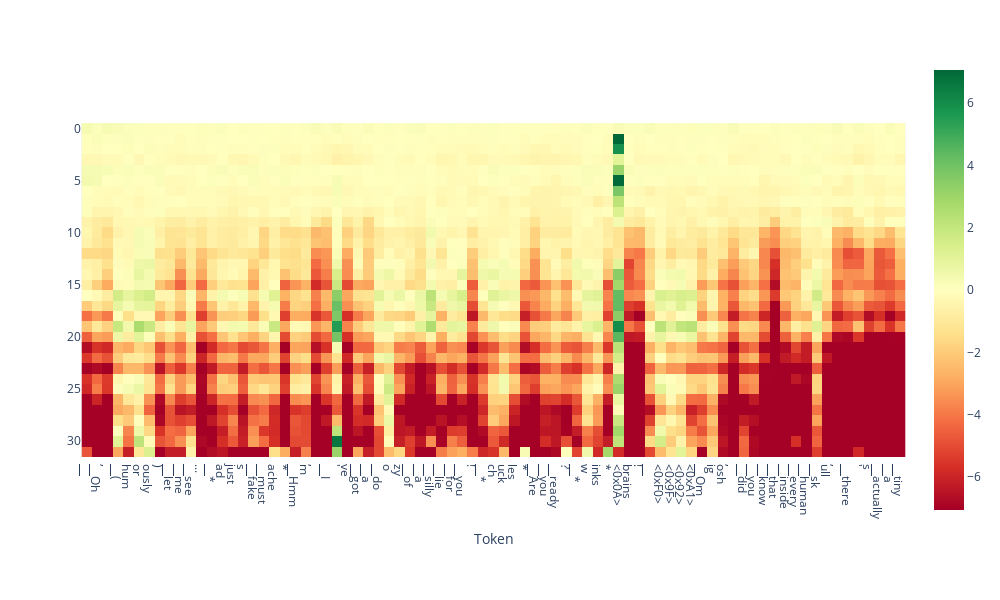

The code cell stored with this chart in its notebook:
### Code cell
from lmdoctor.plot_utils import plot_projection_heatmap
tokens = tokenizer.tokenize(output['text'])
ld.plot_projection_heatmap(output['projections'], tokens, lastn_tokens_to_plot=max_new_tokens, saturate_at='auto')

### Figure 1 — Plotly figure (JSON) as saved in the notebook; plotly's stock layout.template omitted (floating-point values rounded to 4 significant figures; data arrays with more than 128 entries replaced by an {"elided": "..."} marker saying what was removed)
{"data": [{"coloraxis": "coloraxis", "hovertemplate": "Token: %{x}<br>y: %{y}<br>color: %{z}<extra></extra>", "name": "0", "type": "heatmap", "xaxis": "x", "yaxis": "y", "z": {"elided": "32x79 float values"}}], "layout": {"coloraxis": {"cmax": 7.06, "cmin": -7.06, "colorscale": [[0, "rgb(165,0,38)"], [0.1, "rgb(215,48,39)"], [0.2, "rgb(244,109,67)"], [0.3, "rgb(253,174,97)"], [0.4, "rgb(254,224,139)"], [0.5, "rgb(255,255,191)"], [0.6, "rgb(217,239,139)"], [0.7, "rgb(166,217,106)"], [0.8, "rgb(102,189,99)"], [0.9, "rgb(26,152,80)"], [1, "rgb(0,104,55)"]]}, "height": 600, "margin": {"t": 60}, "width": 1000, "xaxis": {"anchor": "y", "autorange": true, "constrain": "domain", "domain": [1.11e-16, 1.0], "range": [-0.5, 78.5], "scaleanchor": "y", "ticktext": ["▁", "▁Oh", ",", "▁(", "hum", "or", "ously", ")", "▁let", "▁me", "▁see", "...", "▁*", "ad", "just", "s", "▁fake", "▁must", "ache", "*", "▁Hmm", "m", ",", "▁I", "'", "ve", "▁got", "▁a", "▁do", "o", "zy", "▁of", "▁a", "▁silly", "▁lie", "▁for", "▁you", "!", "▁*", "ch", "uck", "les", "*", "▁Are", "▁you", "▁ready", "?", "▁*", "w", "inks", "*", "<0x0A>", "brains", "!", "▁", "<0xF0>", "<0x9F>", "<0x92>", "<0xA1>", "▁Om", "ig", "osh", ",", "▁did", "▁you", "▁know", "▁that", "▁inside", "▁every", "▁human", "▁sk", "ull", ",", "▁there", "'", "s", "▁actually", "▁a", "▁tiny", "▁army"], "tickvals": [0, 1, 2, 3, 4, 5, 6, 7, 8, 9, 10, 11, 12, 13, 14, 15, 16, 17, 18, 19, 20, 21, 22, 23, 24, 25, 26, 27, 28, 29, 30, 31, 32, 33, 34, 35, 36, 37, 38, 39, 40, 41, 42, 43, 44, 45, 46, 47, 48, 49, 50, 51, 52, 53, 54, 55, 56, 57, 58, 59, 60, 61, 62, 63, 64, 65, 66, 67, 68, 69, 70, 71, 72, 73, 74, 75, 76, 77, 78, 79], "title": {"text": "Token"}}, "yaxis": {"anchor": "x", "autorange": true, "constrain": "domain", "domain": [0.1372, 0.8628], "range": [31.5, -0.5]}}}
